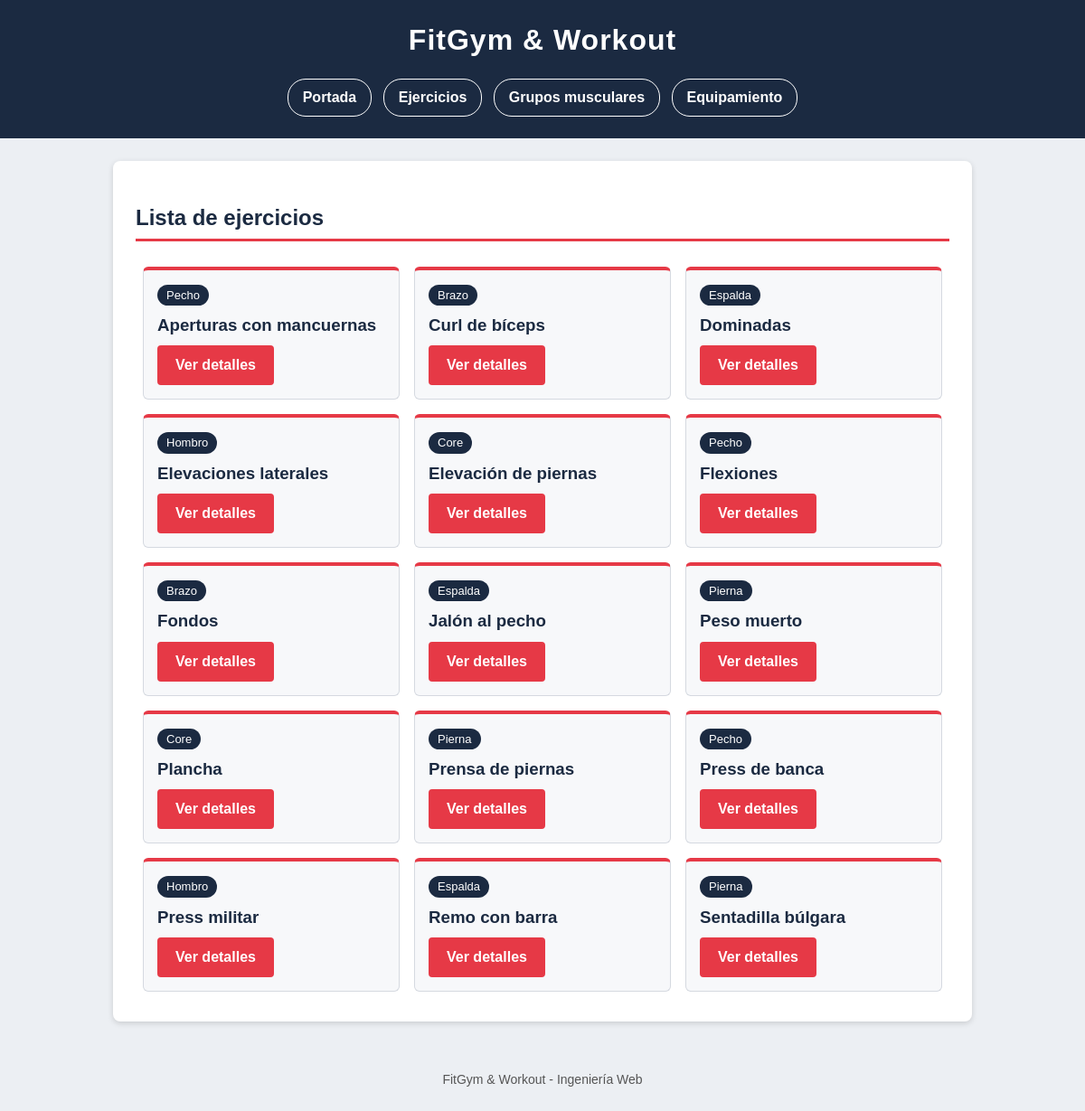
Page /ejercicios/ on the committed database.
### appFitGym/models.py (models this page shows, shortened)
class Ejercicio(models.Model):
    grupo = models.ForeignKey(GrupoMuscular, on_delete=models.CASCADE)
    equipamiento = models.ManyToManyField(Equipamiento)
    nombre = models.CharField(max_length=50)
    descripcion = models.TextField()
    popularidad = models.IntegerField(default=0)

class GrupoMuscular(models.Model):
    nombre = models.CharField(max_length=50)
    descripcion = models.TextField()

### appFitGym/views.py (the view)
# urls.py: path('ejercicios/', views.lista_ejercicios, name='ejercicios'),
def lista_ejercicios(request):
    ejercicios = Ejercicio.objects.select_related('grupo').order_by('nombre')
    context = {'lista_ejercicios': ejercicios}
    return render(request, 'lista_ejercicios.html', context)

### appFitGym/templates/lista_ejercicios.html (shortened to what this page needs)
{% extends "base.html" %}
{% block contenido %}
<h2>Lista de ejercicios</h2>
{% if lista_ejercicios %}
    <ul class="tarjetas">
    {% for e in lista_ejercicios %}
        <li>
            <a class="etiqueta" href="{% url 'grupo' e.grupo.id %}">{{ e.grupo.nombre }}</a>
            <h3>{{ e.nombre }}</h3>
            <a class="boton" href="{% url 'ejercicio' e.id %}">Ver detalles</a>
        </li>
    {% endfor %}
    </ul>
{% else %}
    <p>No hay ejercicios creados.</p>
{% endif %}
{% endblock %}

### appFitGym/static/css/estilos.css (style rules this page uses)
body { font-family: Arial, Helvetica, sans-serif; font-size: 16px; line-height: 1.5; color: #222222; background-color: #eceff3; margin: 0; }
h2 { color: #1b2a41; border-bottom: 3px solid #e63946; padding-bottom: 5px; }
h3 { color: #1b2a41; }
a { color: #e63946; }
.boton { display: inline-block; padding: 8px 18px; background-color: #e63946; color: #ffffff; text-decoration: none; font-weight: bold; border-radius: 4px; border: 2px solid #e63946; }
.tarjetas { list-style: none; margin: 0; padding: 0; display: flex; flex-wrap: wrap; }
.tarjetas li { flex: 1 1 220px; max-width: 280px; margin: 8px; padding: 15px; background-color: #f7f8fa; border: 1px solid #d5d9e0; border-top: 4px solid #e63946; border-radius: 6px; }
.tarjetas h3 { margin: 8px 0; }
.etiqueta { display: inline-block; padding: 2px 10px; background-color: #1b2a41; color: #ffffff; font-size: 13px; border-radius: 12px; text-decoration: none; }

### rows in the picture
Ejercicio: grupo.nombre "Pecho", nombre "Aperturas con mancuernas"
Ejercicio: grupo.nombre "Brazo", nombre "Curl de bíceps"
Ejercicio: grupo.nombre "Espalda", nombre "Dominadas"
Ejercicio: grupo.nombre "Hombro", nombre "Elevaciones laterales"
Ejercicio: grupo.nombre "Core", nombre "Elevación de piernas"
Ejercicio: grupo.nombre "Pecho", nombre "Flexiones"
Ejercicio: grupo.nombre "Brazo", nombre "Fondos"
Ejercicio: grupo.nombre "Espalda", nombre "Jalón al pecho"
Ejercicio: grupo.nombre "Pierna", nombre "Peso muerto"
Ejercicio: grupo.nombre "Core", nombre "Plancha"
Ejercicio: grupo.nombre "Pierna", nombre "Prensa de piernas"
Ejercicio: grupo.nombre "Pecho", nombre "Press de banca"
Ejercicio: grupo.nombre "Hombro", nombre "Press militar"
Ejercicio: grupo.nombre "Espalda", nombre "Remo con barra"
Ejercicio: grupo.nombre "Pierna", nombre "Sentadilla búlgara"
